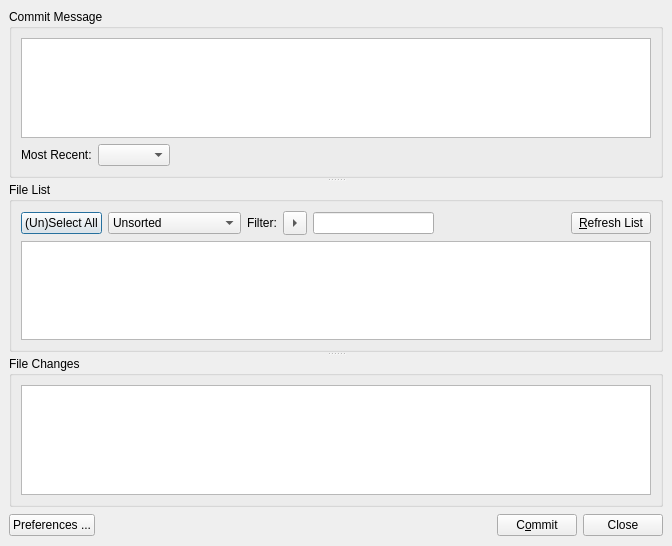
<ui version="4.0" >
 <author>Steve Borho</author>
 <class>commitToolDialog</class>
 <widget class="QDialog" name="commitToolDialog" >
  <property name="geometry" >
   <rect>
    <x>0</x>
    <y>0</y>
    <width>672</width>
    <height>546</height>
   </rect>
  </property>
  <property name="sizePolicy" >
   <sizepolicy vsizetype="Preferred" hsizetype="Preferred" >
    <horstretch>0</horstretch>
    <verstretch>0</verstretch>
   </sizepolicy>
  </property>
  <property name="minimumSize" >
   <size>
    <width>672</width>
    <height>0</height>
   </size>
  </property>
  <property name="windowTitle" >
   <string>Commit Tool</string>
  </property>
  <layout class="QVBoxLayout" >
   <property name="spacing" >
    <number>6</number>
   </property>
   <property name="leftMargin" >
    <number>9</number>
   </property>
   <property name="topMargin" >
    <number>9</number>
   </property>
   <property name="rightMargin" >
    <number>9</number>
   </property>
   <property name="bottomMargin" >
    <number>9</number>
   </property>
   <item>
    <widget class="QSplitter" name="splitter" >
     <property name="orientation" >
      <enum>Qt::Vertical</enum>
     </property>
     <widget class="QGroupBox" name="commitMsgBox" >
      <property name="sizePolicy" >
       <sizepolicy vsizetype="Preferred" hsizetype="Preferred" >
        <horstretch>0</horstretch>
        <verstretch>0</verstretch>
       </sizepolicy>
      </property>
      <property name="minimumSize" >
       <size>
        <width>0</width>
        <height>132</height>
       </size>
      </property>
      <property name="maximumSize" >
       <size>
        <width>16777215</width>
        <height>16777215</height>
       </size>
      </property>
      <property name="title" >
       <string>Commit Message</string>
      </property>
      <layout class="QVBoxLayout" >
       <property name="spacing" >
        <number>6</number>
       </property>
       <property name="leftMargin" >
        <number>9</number>
       </property>
       <property name="topMargin" >
        <number>9</number>
       </property>
       <property name="rightMargin" >
        <number>9</number>
       </property>
       <property name="bottomMargin" >
        <number>9</number>
       </property>
       <item>
        <widget class="QTextEdit" name="commitTextEntry" >
         <property name="sizePolicy" >
          <sizepolicy vsizetype="Preferred" hsizetype="Preferred" >
           <horstretch>0</horstretch>
           <verstretch>0</verstretch>
          </sizepolicy>
         </property>
         <property name="maximumSize" >
          <size>
           <width>16777215</width>
           <height>16777215</height>
          </size>
         </property>
         <property name="font" >
          <font>
           <family>Monospace</family>
          </font>
         </property>
         <property name="whatsThis" >
          <string>&lt;html>&lt;head>&lt;meta name="qrichtext" content="1" />&lt;style type="text/css">
p, li { white-space: pre-wrap; }
&lt;/style>&lt;/head>&lt;body style=" font-family:'Sans Serif'; font-size:9pt; font-weight:400; font-style:normal; text-decoration:none;">
&lt;p style=" margin-top:0px; margin-bottom:0px; margin-left:0px; margin-right:0px; -qt-block-indent:0; text-indent:0px;">Here you enter a log message describing the changes made to the selected files.  There are several useful keyboard shortcuts:&lt;/p>
&lt;p style="-qt-paragraph-type:empty; margin-top:0px; margin-bottom:0px; margin-left:0px; margin-right:0px; -qt-block-indent:0; text-indent:0px;">&lt;/p>
&lt;p style=" margin-top:0px; margin-bottom:0px; margin-left:0px; margin-right:0px; -qt-block-indent:0; text-indent:0px;">CTRL-N - display next file&lt;/p>
&lt;p style=" margin-top:0px; margin-bottom:0px; margin-left:0px; margin-right:0px; -qt-block-indent:0; text-indent:0px;">CTRL-[  - page up file changes&lt;/p>
&lt;p style=" margin-top:0px; margin-bottom:0px; margin-left:0px; margin-right:0px; -qt-block-indent:0; text-indent:0px;">CTRL-]  - page down file changes&lt;/p>
&lt;p style=" margin-top:0px; margin-bottom:0px; margin-left:0px; margin-right:0px; -qt-block-indent:0; text-indent:0px;">CTRL-O - commit&lt;/p>
&lt;p style=" margin-top:0px; margin-bottom:0px; margin-left:0px; margin-right:0px; -qt-block-indent:0; text-indent:0px;">ESC  - abort&lt;/p>&lt;/body>&lt;/html></string>
         </property>
         <property name="tabChangesFocus" >
          <bool>true</bool>
         </property>
         <property name="html" >
          <string>&lt;html>&lt;head>&lt;meta name="qrichtext" content="1" />&lt;style type="text/css">
p, li { white-space: pre-wrap; }
&lt;/style>&lt;/head>&lt;body style=" font-family:'Monospace'; font-size:9pt; font-weight:400; font-style:normal;">
&lt;p style="-qt-paragraph-type:empty; margin-top:0px; margin-bottom:0px; margin-left:0px; margin-right:0px; -qt-block-indent:0; text-indent:0px; font-family:'Sans Serif';">&lt;/p>&lt;/body>&lt;/html></string>
         </property>
         <property name="acceptRichText" >
          <bool>false</bool>
         </property>
        </widget>
       </item>
       <item>
        <layout class="QHBoxLayout" >
         <property name="spacing" >
          <number>6</number>
         </property>
         <property name="leftMargin" >
          <number>0</number>
         </property>
         <property name="topMargin" >
          <number>0</number>
         </property>
         <property name="rightMargin" >
          <number>0</number>
         </property>
         <property name="bottomMargin" >
          <number>0</number>
         </property>
         <item>
          <widget class="QLabel" name="label" >
           <property name="text" >
            <string>Most Recent:</string>
           </property>
           <property name="buddy" >
            <cstring>logHistComboBox</cstring>
           </property>
          </widget>
         </item>
         <item>
          <widget class="QComboBox" name="logHistComboBox" >
           <property name="focusPolicy" >
            <enum>Qt::ClickFocus</enum>
           </property>
           <property name="whatsThis" >
            <string>&lt;html>&lt;head>&lt;meta name="qrichtext" content="1" />&lt;style type="text/css">
p, li { white-space: pre-wrap; }
&lt;/style>&lt;/head>&lt;body style=" font-family:'Sans Serif'; font-size:9pt; font-weight:400; font-style:normal; text-decoration:none;">
&lt;p style=" margin-top:0px; margin-bottom:0px; margin-left:0px; margin-right:0px; -qt-block-indent:0; text-indent:0px;">This combo box allows you to select one of your most recent commit messages.  The selected message is copied into the commit message text area, overwriting any text that was already there.&lt;/p>&lt;/body>&lt;/html></string>
           </property>
           <property name="insertPolicy" >
            <enum>QComboBox::InsertAtTop</enum>
           </property>
          </widget>
         </item>
         <item>
          <spacer>
           <property name="orientation" >
            <enum>Qt::Horizontal</enum>
           </property>
           <property name="sizeHint" >
            <size>
             <width>40</width>
             <height>20</height>
            </size>
           </property>
          </spacer>
         </item>
        </layout>
       </item>
      </layout>
     </widget>
     <widget class="QGroupBox" name="fileListBox" >
      <property name="sizePolicy" >
       <sizepolicy vsizetype="Preferred" hsizetype="Preferred" >
        <horstretch>0</horstretch>
        <verstretch>0</verstretch>
       </sizepolicy>
      </property>
      <property name="minimumSize" >
       <size>
        <width>0</width>
        <height>0</height>
       </size>
      </property>
      <property name="maximumSize" >
       <size>
        <width>16777215</width>
        <height>16777215</height>
       </size>
      </property>
      <property name="title" >
       <string>File List</string>
      </property>
      <layout class="QVBoxLayout" >
       <property name="spacing" >
        <number>6</number>
       </property>
       <property name="leftMargin" >
        <number>9</number>
       </property>
       <property name="topMargin" >
        <number>9</number>
       </property>
       <property name="rightMargin" >
        <number>9</number>
       </property>
       <property name="bottomMargin" >
        <number>9</number>
       </property>
       <item>
        <layout class="QHBoxLayout" >
         <property name="spacing" >
          <number>6</number>
         </property>
         <property name="leftMargin" >
          <number>0</number>
         </property>
         <property name="topMargin" >
          <number>0</number>
         </property>
         <property name="rightMargin" >
          <number>0</number>
         </property>
         <property name="bottomMargin" >
          <number>0</number>
         </property>
         <item>
          <widget class="QPushButton" name="selectAllPushButton" >
           <property name="whatsThis" >
            <string>&lt;html>&lt;head>&lt;meta name="qrichtext" content="1" />&lt;style type="text/css">
p, li { white-space: pre-wrap; }
&lt;/style>&lt;/head>&lt;body style=" font-family:'Sans Serif'; font-size:9pt; font-weight:400; font-style:normal; text-decoration:none;">
&lt;p style=" margin-top:0px; margin-bottom:0px; margin-left:0px; margin-right:0px; -qt-block-indent:0; text-indent:0px;">This button will attempt to select (check) every file in the file list.  If all of the files were already selected, it will unselect them all instead.&lt;/p>&lt;/body>&lt;/html></string>
           </property>
           <property name="text" >
            <string>(Un)Select All</string>
           </property>
          </widget>
         </item>
         <item>
          <widget class="QComboBox" name="sortComboBox" >
           <item>
            <property name="text" >
             <string>Unsorted</string>
            </property>
           </item>
           <item>
            <property name="text" >
             <string>Sort By Path/Name</string>
            </property>
           </item>
           <item>
            <property name="text" >
             <string>Sort By Status</string>
            </property>
           </item>
           <item>
            <property name="text" >
             <string>Reverse By Status</string>
            </property>
           </item>
           <item>
            <property name="text" >
             <string>Sort By Extension</string>
            </property>
           </item>
          </widget>
         </item>
         <item>
          <widget class="QLabel" name="label_2" >
           <property name="text" >
            <string>Filter:</string>
           </property>
           <property name="buddy" >
            <cstring>filterLineEdit</cstring>
           </property>
          </widget>
         </item>
         <item>
          <widget class="QToolButton" name="clearFilterButton" >
           <property name="sizePolicy" >
            <sizepolicy vsizetype="Preferred" hsizetype="Preferred" >
             <horstretch>0</horstretch>
             <verstretch>0</verstretch>
            </sizepolicy>
           </property>
           <property name="text" >
            <string/>
           </property>
           <property name="arrowType" >
            <enum>Qt::RightArrow</enum>
           </property>
          </widget>
         </item>
         <item>
          <widget class="QLineEdit" name="filterLineEdit" />
         </item>
         <item>
          <spacer>
           <property name="orientation" >
            <enum>Qt::Horizontal</enum>
           </property>
           <property name="sizeHint" >
            <size>
             <width>131</width>
             <height>24</height>
            </size>
           </property>
          </spacer>
         </item>
         <item>
          <widget class="QPushButton" name="refreshPushButton" >
           <property name="whatsThis" >
            <string>&lt;html>&lt;head>&lt;meta name="qrichtext" content="1" />&lt;style type="text/css">
p, li { white-space: pre-wrap; }
&lt;/style>&lt;/head>&lt;body style=" font-family:'Sans Serif'; font-size:9pt; font-weight:400; font-style:normal; text-decoration:none;">
&lt;p style=" margin-top:0px; margin-bottom:0px; margin-left:0px; margin-right:0px; -qt-block-indent:0; text-indent:0px;">This button causes the revision control system to re-inspect the state of the repository.  This should only be necessary if you have modified the repository since this dialog was opened.&lt;/p>&lt;/body>&lt;/html></string>
           </property>
           <property name="text" >
            <string>&amp;Refresh List</string>
           </property>
          </widget>
         </item>
        </layout>
       </item>
       <item>
        <widget class="QListWidget" name="fileListWidget" >
         <property name="sizePolicy" >
          <sizepolicy vsizetype="Preferred" hsizetype="Preferred" >
           <horstretch>0</horstretch>
           <verstretch>0</verstretch>
          </sizepolicy>
         </property>
         <property name="maximumSize" >
          <size>
           <width>16777215</width>
           <height>16777215</height>
          </size>
         </property>
         <property name="whatsThis" >
          <string>&lt;html>&lt;head>&lt;meta name="qrichtext" content="1" />&lt;style type="text/css">
p, li { white-space: pre-wrap; }
&lt;/style>&lt;/head>&lt;body style=" font-family:'Sans Serif'; font-size:9pt; font-weight:400; font-style:normal; text-decoration:none;">
&lt;p style=" margin-top:0px; margin-bottom:0px; margin-left:0px; margin-right:0px; -qt-block-indent:0; text-indent:0px;">This is the list of commitable files.  Files which are checked will be commited together as a group when the commit button (or CTRL-O) is pressed.  &lt;/p>
&lt;p style="-qt-paragraph-type:empty; margin-top:0px; margin-bottom:0px; margin-left:0px; margin-right:0px; -qt-block-indent:0; text-indent:0px;">&lt;/p>
&lt;p style=" margin-top:0px; margin-bottom:0px; margin-left:0px; margin-right:0px; -qt-block-indent:0; text-indent:0px;">Note that the filter does not effect a file's checked status.  Files which are checked but not currently displayed are still considered as part of the commit group.&lt;/p>
&lt;p style="-qt-paragraph-type:empty; margin-top:0px; margin-bottom:0px; margin-left:0px; margin-right:0px; -qt-block-indent:0; text-indent:0px;">&lt;/p>
&lt;p style=" margin-top:0px; margin-bottom:0px; margin-left:0px; margin-right:0px; -qt-block-indent:0; text-indent:0px;">At startup, and after each commit, Qct will automatically preselect all the commitable files which are already revisioned.  This is for your convenience, since in most cases you will want to commit these files together as a group.&lt;/p>&lt;/body>&lt;/html></string>
         </property>
         <property name="autoFillBackground" >
          <bool>true</bool>
         </property>
         <property name="editTriggers" >
          <set>QAbstractItemView::NoEditTriggers</set>
         </property>
         <property name="alternatingRowColors" >
          <bool>true</bool>
         </property>
         <property name="selectionMode" >
          <enum>QAbstractItemView::ExtendedSelection</enum>
         </property>
         <property name="isWrapping" stdset="0" >
          <bool>false</bool>
         </property>
         <property name="resizeMode" >
          <enum>QListView::Adjust</enum>
         </property>
         <property name="spacing" >
          <number>2</number>
         </property>
        </widget>
       </item>
      </layout>
     </widget>
     <widget class="QGroupBox" name="diffBrowserBox" >
      <property name="sizePolicy" >
       <sizepolicy vsizetype="Preferred" hsizetype="Preferred" >
        <horstretch>0</horstretch>
        <verstretch>0</verstretch>
       </sizepolicy>
      </property>
      <property name="title" >
       <string>File Changes</string>
      </property>
      <layout class="QVBoxLayout" >
       <property name="spacing" >
        <number>6</number>
       </property>
       <property name="leftMargin" >
        <number>9</number>
       </property>
       <property name="topMargin" >
        <number>9</number>
       </property>
       <property name="rightMargin" >
        <number>9</number>
       </property>
       <property name="bottomMargin" >
        <number>9</number>
       </property>
       <item>
        <widget class="QTextEdit" name="diffBrowser" >
         <property name="sizePolicy" >
          <sizepolicy vsizetype="Preferred" hsizetype="Preferred" >
           <horstretch>0</horstretch>
           <verstretch>0</verstretch>
          </sizepolicy>
         </property>
         <property name="minimumSize" >
          <size>
           <width>0</width>
           <height>0</height>
          </size>
         </property>
         <property name="focusPolicy" >
          <enum>Qt::ClickFocus</enum>
         </property>
         <property name="acceptDrops" >
          <bool>false</bool>
         </property>
         <property name="whatsThis" >
          <string>&lt;html>&lt;head>&lt;meta name="qrichtext" content="1" />&lt;style type="text/css">
p, li { white-space: pre-wrap; }
&lt;/style>&lt;/head>&lt;body style=" font-family:'Sans Serif'; font-size:9pt; font-weight:400; font-style:normal; text-decoration:none;">
&lt;p style=" margin-top:0px; margin-bottom:0px; margin-left:0px; margin-right:0px; -qt-block-indent:0; text-indent:0px;">This window will display the changes (diffs/deltas) made to the file currently selected in the file list.  These are useful for providing meaningful commit messages.&lt;/p>&lt;/body>&lt;/html></string>
         </property>
         <property name="readOnly" >
          <bool>true</bool>
         </property>
         <property name="html" >
          <string>&lt;html>&lt;head>&lt;meta name="qrichtext" content="1" />&lt;style type="text/css">
p, li { white-space: pre-wrap; }
&lt;/style>&lt;/head>&lt;body style=" font-family:'Sans Serif'; font-size:9pt; font-weight:400; font-style:normal;">
&lt;p style="-qt-paragraph-type:empty; margin-top:0px; margin-bottom:0px; margin-left:0px; margin-right:0px; -qt-block-indent:0; text-indent:0px;">&lt;/p>&lt;/body>&lt;/html></string>
         </property>
        </widget>
       </item>
      </layout>
     </widget>
    </widget>
   </item>
   <item>
    <layout class="QHBoxLayout" >
     <property name="spacing" >
      <number>6</number>
     </property>
     <property name="leftMargin" >
      <number>0</number>
     </property>
     <property name="topMargin" >
      <number>0</number>
     </property>
     <property name="rightMargin" >
      <number>0</number>
     </property>
     <property name="bottomMargin" >
      <number>0</number>
     </property>
     <item>
      <widget class="QPushButton" name="prefPushButton" >
       <property name="text" >
        <string>Preferences ...</string>
       </property>
      </widget>
     </item>
     <item>
      <spacer>
       <property name="orientation" >
        <enum>Qt::Horizontal</enum>
       </property>
       <property name="sizeHint" >
        <size>
         <width>381</width>
         <height>24</height>
        </size>
       </property>
      </spacer>
     </item>
     <item>
      <widget class="QPushButton" name="commitPushButton" >
       <property name="toolTip" >
        <string>&lt;html>&lt;head>&lt;meta name="qrichtext" content="1" />&lt;style type="text/css">
p, li { white-space: pre-wrap; }
&lt;/style>&lt;/head>&lt;body style=" font-family:'Sans Serif'; font-size:9pt; font-weight:400; font-style:normal; text-decoration:none;">
&lt;p style=" margin-top:0px; margin-bottom:0px; margin-left:0px; margin-right:0px; -qt-block-indent:0; text-indent:0px;">Commit selected (checked) files&lt;/p>&lt;/body>&lt;/html></string>
       </property>
       <property name="whatsThis" >
        <string>&lt;html>&lt;head>&lt;meta name="qrichtext" content="1" />&lt;style type="text/css">
p, li { white-space: pre-wrap; }
&lt;/style>&lt;/head>&lt;body style=" font-family:'Sans Serif'; font-size:9pt; font-weight:400; font-style:normal; text-decoration:none;">
&lt;p style=" margin-top:0px; margin-bottom:0px; margin-left:0px; margin-right:0px; -qt-block-indent:0; text-indent:0px;">Commit the selected (checked) files using the commit log message you provide in the top text area.  Some VCS tools refer to this function as a submit, others a check-in.&lt;/p>
&lt;p style="-qt-paragraph-type:empty; margin-top:0px; margin-bottom:0px; margin-left:0px; margin-right:0px; -qt-block-indent:0; text-indent:0px;">&lt;/p>
&lt;p style=" margin-top:0px; margin-bottom:0px; margin-left:0px; margin-right:0px; -qt-block-indent:0; text-indent:0px;">After commiting the selected files, if no commitable files remain in your repository, Qct will automatically exit.&lt;/p>&lt;/body>&lt;/html></string>
       </property>
       <property name="text" >
        <string>C&amp;ommit</string>
       </property>
      </widget>
     </item>
     <item>
      <widget class="QPushButton" name="cancelPushButton" >
       <property name="text" >
        <string>Close</string>
       </property>
      </widget>
     </item>
    </layout>
   </item>
  </layout>
 </widget>
 <tabstops>
  <tabstop>commitTextEntry</tabstop>
  <tabstop>fileListWidget</tabstop>
  <tabstop>commitPushButton</tabstop>
  <tabstop>cancelPushButton</tabstop>
  <tabstop>logHistComboBox</tabstop>
  <tabstop>selectAllPushButton</tabstop>
  <tabstop>sortComboBox</tabstop>
  <tabstop>filterLineEdit</tabstop>
  <tabstop>refreshPushButton</tabstop>
  <tabstop>prefPushButton</tabstop>
 </tabstops>
 <resources/>
 <connections>
  <connection>
   <sender>cancelPushButton</sender>
   <signal>pressed()</signal>
   <receiver>commitToolDialog</receiver>
   <slot>reject()</slot>
   <hints>
    <hint type="sourcelabel" >
     <x>620</x>
     <y>654</y>
    </hint>
    <hint type="destinationlabel" >
     <x>359</x>
     <y>646</y>
    </hint>
   </hints>
  </connection>
 </connections>
</ui>
